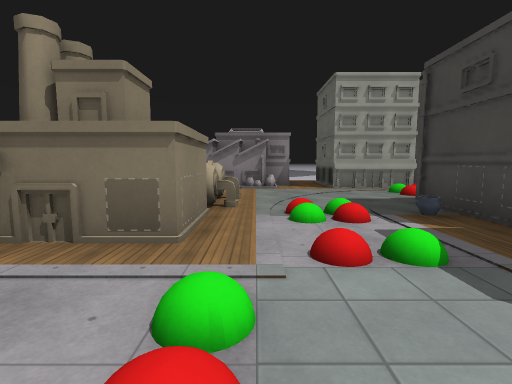
[1] (above)

17 first-person views from a walk through a level from a Godot 3-D game. The camera is 1.5 m above the floor, tilts 6° down and sees 85° across. The floor is counted in squares, 2 m on a side. Each view is taken from the middle of a square. On the plan, view 1 faces up. The plan holds only what a view shows up to about 10 squares ahead; the rest is blank. The place goes on beyond the plan. Characters and animated objects are not drawn. Some surface patterns are stand-ins.

[2]
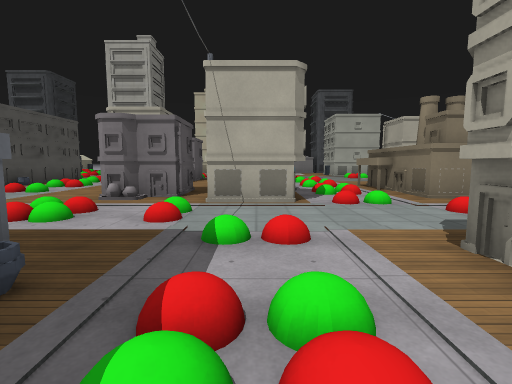

[3]
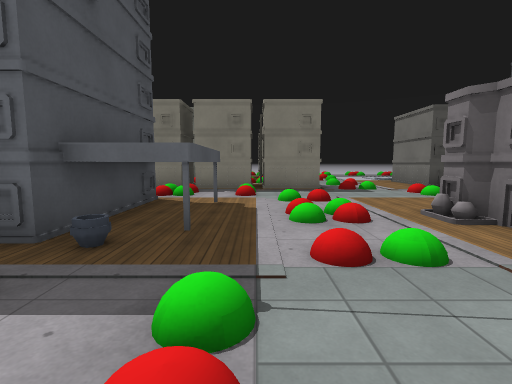

[4]
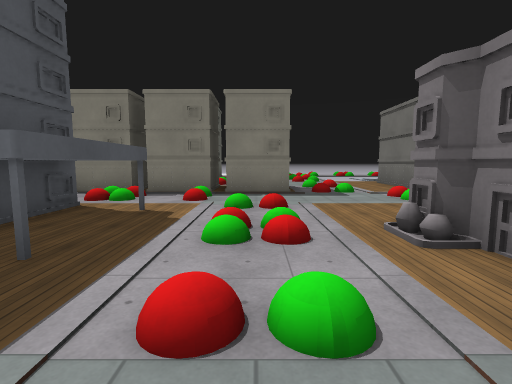

[5]
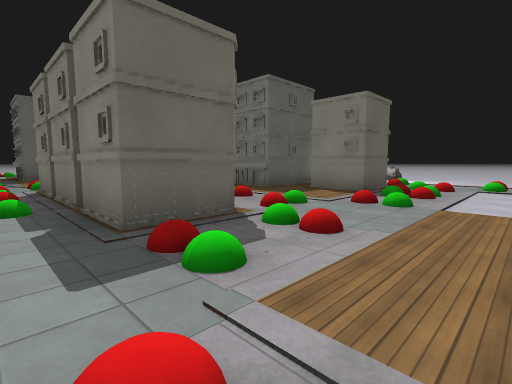

[6]
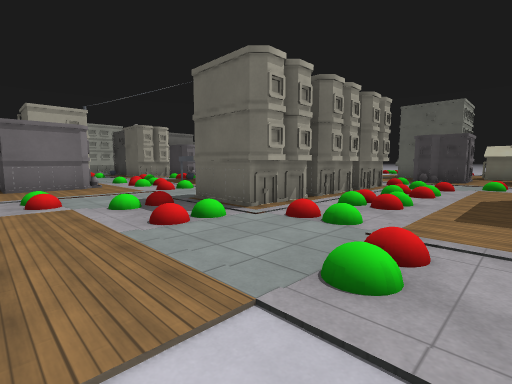

[7]
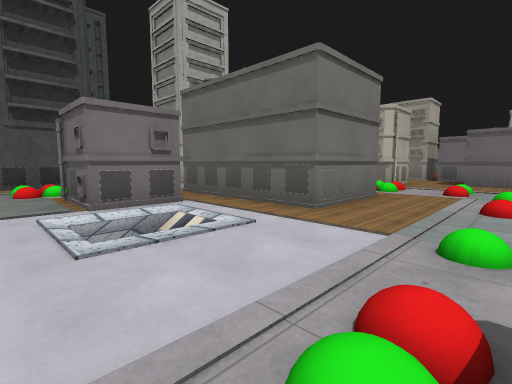

[8]
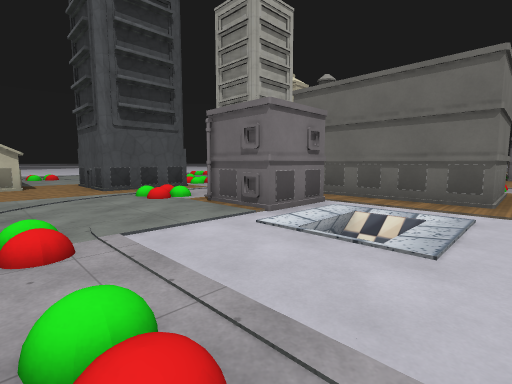

[9]
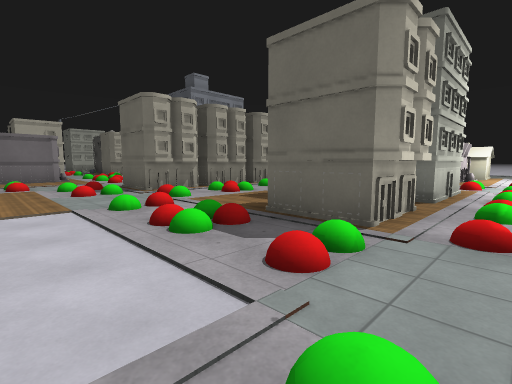

[10]
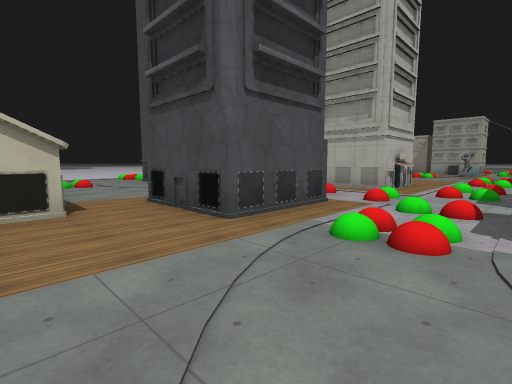

[11]
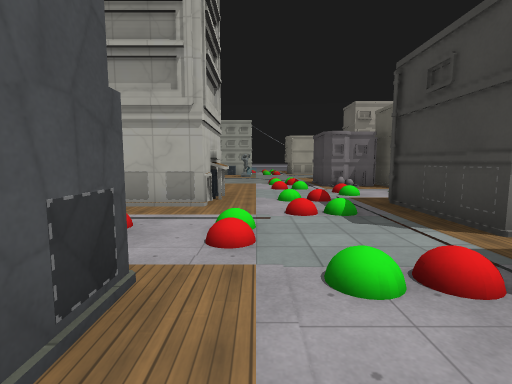

[12]
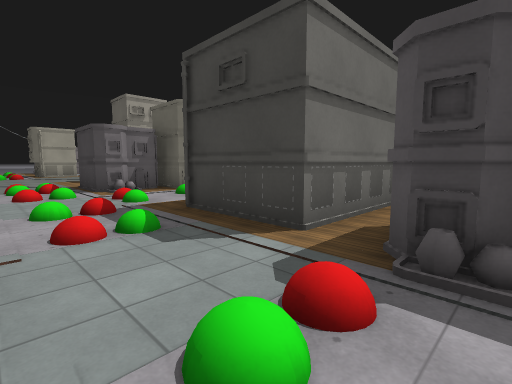

[13]
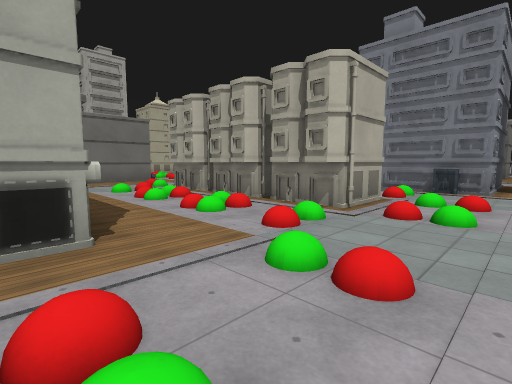

[14]
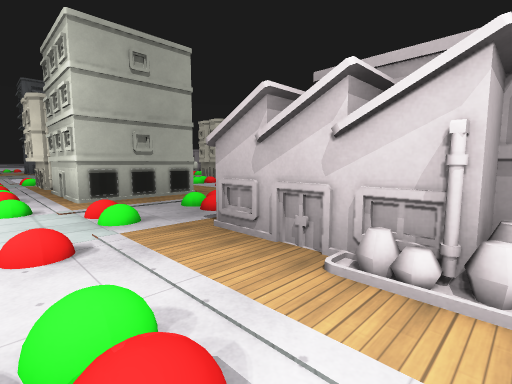

[15]
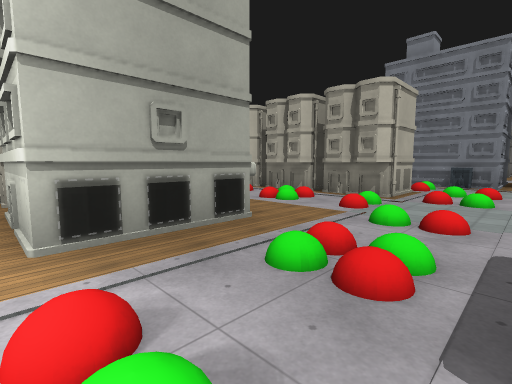

[16]
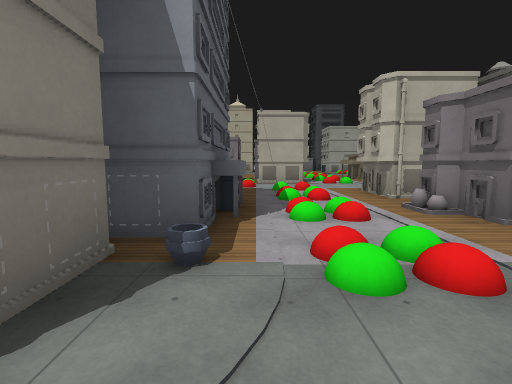

[17]
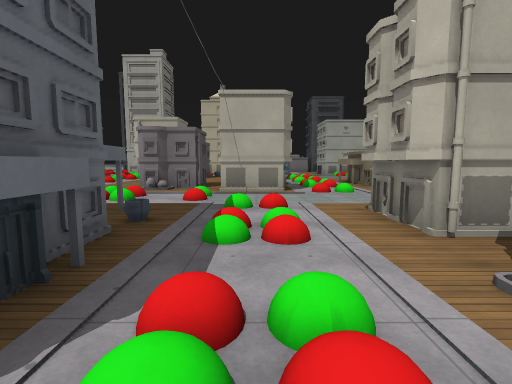

### Floor plan
Key: @ floor where view 1 was taken; # wall or solid block; . floor; / step, stairs or slope; B building; O other object.
Columns run from 18 left of view 1 to 11 right of it. Each row starts with its distance up from view 1.
 10                  B  .BB
  9                 BBB..BBB
  8                   ....
  7                   ....
  6                  B....
  5                  B...#
  4                BBB...#
  3               BBBB...BBBBB
  2                B.....BB
  1               .......BB#B.
  0               OOOB@........
 -1          ..       B.........
 -2          ..      BB....BB....
 -3           .  ...##...B####BB
 -4        ...###B..#B...BBB #
 -5        ...#B#.B......BB  #
 -6        ......B.........#OB.
 -7        #..... .............
 -8        O....  ....BBBBBBB..
 -9      ###...####...B.B.B.B..
-10       .....#  B...BBBBBBB..B
-11       .....BBBB............#
-12        ....##...............
-13 ..     #..B##//............
-14 .....###.....//...BB.BBB...BB#
-15 ..................B.BBBB...BBB
-16      B............BB..........
-17      B...............   ......

Where each view was taken, in squares from view 1:
view 1: 0 up, 0 right, facing up
view 2: 1 down, 5 right, facing left
view 3: 0 up, 2 right, facing down
view 4: 1 down, 1 right, facing down
view 5: 7 down, 3 left, facing down-right
view 6: 13 down, 3 left, facing up-right
view 7: 15 down, 1 left, facing up-left
view 8: 17 down, 3 left, facing up-left
view 9: 17 down, 3 left, facing up-right
view 10: 17 down, 8 left, facing up-left
view 11: 14 down, 10 left, facing up
view 12: 13 down, 10 left, facing up-right
view 13: 14 down, 8 right, facing up-left
view 14: 17 down, 11 right, facing up-left
view 15: 16 down, 8 right, facing up-left
view 16: 2 down, 10 right, facing left
view 17: 1 down, 7 right, facing left
